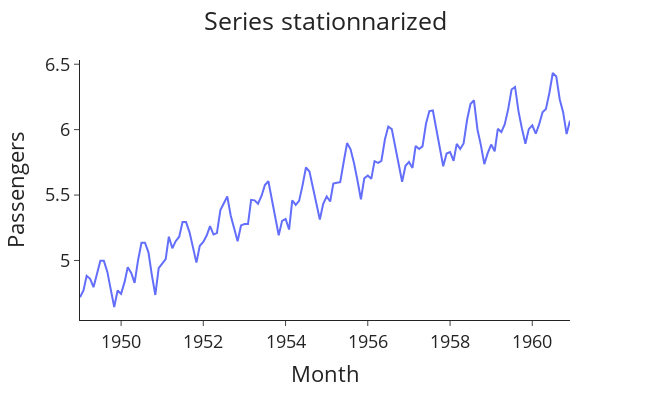

The notebook cell saved with this chart:
### Markdown cell above
We changed Adf stat from 0.7923399959692567 to -2.829266824169981 and from P-value 0.991511509628866 to 0.05421329028382793
We are close of getting a stationnary series at 5% but H0 null hypothesis is accepted for this test, with its less than 95% of confidence. Then we should work on the variance.

### Code cell
df['passengers_log']=np.log(df['#Passengers'])


plotting('Series stationnarized',df,'Month','passengers_log','Month','Passengers')

### Figure 1 — Plotly figure (JSON) as saved in the notebook; plotly's stock layout.template omitted (floating-point values rounded to 4 significant figures; data arrays with more than 128 entries replaced by an {"elided": "..."} marker saying what was removed)
{"data": [{"hovertemplate": "Month=%{x}<br>Passengers=%{y}<extra></extra>", "legendgroup": "", "line": {"color": "#636efa", "dash": "solid"}, "marker": {"symbol": "circle"}, "mode": "lines", "name": "", "orientation": "v", "showlegend": false, "type": "scatter", "x": {"elided": "144 str values"}, "xaxis": "x", "y": {"elided": "144 float values"}, "yaxis": "y"}], "layout": {"font": {"size": 18}, "height": 400, "legend": {"tracegroupgap": 0}, "margin": {"t": 60}, "title": {"text": "Series stationnarized", "x": 0.5}, "width": 650, "xaxis": {"anchor": "y", "autorange": true, "domain": [0, 1], "range": ["1949-01-01", "1960-12-01"], "title": {"text": "Month"}, "type": "date"}, "yaxis": {"anchor": "x", "autorange": true, "domain": [0, 1], "range": [4.545, 6.532], "title": {"text": "Passengers"}, "type": "linear"}}}
